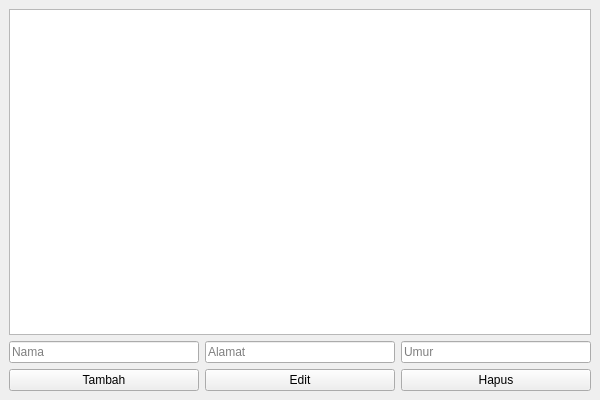
<?xml version="1.0" encoding="UTF-8"?>
<ui version="4.0">
 <class>MainWindow</class>
 <widget class="QMainWindow" name="MainWindow">
  <property name="geometry">
   <rect>
    <x>0</x>
    <y>0</y>
    <width>600</width>
    <height>400</height>
   </rect>
  </property>
  <property name="windowTitle">
   <string>Data Penduduk Desa</string>
  </property>
  <widget class="QWidget" name="centralwidget">
   <layout class="QVBoxLayout" name="verticalLayout">
    <item>
     <widget class="QTableWidget" name="tableWidget"/>
    </item>
    <item>
     <layout class="QHBoxLayout" name="horizontalLayout">
      <item>
       <widget class="QLineEdit" name="lineEditNama">
        <property name="placeholderText">
         <string>Nama</string>
        </property>
       </widget>
      </item>
      <item>
       <widget class="QLineEdit" name="lineEditAlamat">
        <property name="placeholderText">
         <string>Alamat</string>
        </property>
       </widget>
      </item>
      <item>
       <widget class="QLineEdit" name="lineEditUmur">
        <property name="placeholderText">
         <string>Umur</string>
        </property>
       </widget>
      </item>
     </layout>
    </item>
    <item>
     <layout class="QHBoxLayout" name="horizontalLayout_2">
      <item>
       <widget class="QPushButton" name="btnAdd">
        <property name="text">
         <string>Tambah</string>
        </property>
       </widget>
      </item>
      <item>
       <widget class="QPushButton" name="btnEdit">
        <property name="text">
         <string>Edit</string>
        </property>
       </widget>
      </item>
      <item>
       <widget class="QPushButton" name="btnDelete">
        <property name="text">
         <string>Hapus</string>
        </property>
       </widget>
      </item>
     </layout>
    </item>
   </layout>
  </widget>
 </widget>
 <resources/>
 <connections/>
</ui>
